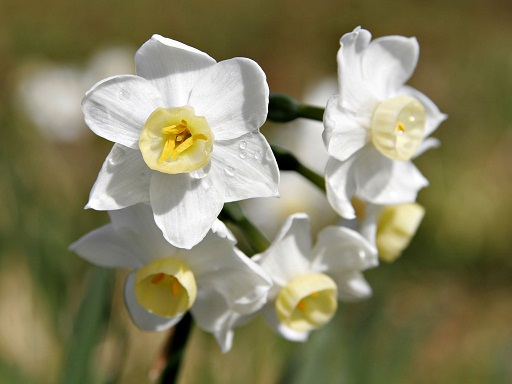
#> input picture Exercicios/imageDatabase/JonquilFlowers.jpg, 512 x 384 px
$ python ex4.1_sobel.py   (older library calls are emulated)
#> lines starting #> are read from the running program, lines starting #| are printed output that depends on the picture
import cv2
import numpy as np
import matplotlib.pyplot as plt

fileDir = 'imageDatabase/'
fileName = 'JonquilFlowers.jpg'
# fileName = 'cameraman.jpg'

img = cv2.imread(fileDir + fileName)
#> img is the input picture: shape (384, 512, 3); mean B, G, R 95.9, 129, 133.6
imgg = cv2.cvtColor(img, cv2.COLOR_BGR2GRAY)
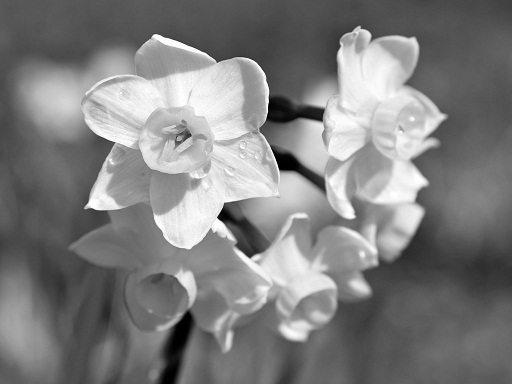
#> imgg: shape (384, 512); min 0, max 255, mean 126.6

cv2.imshow('Original Image', imgg)

# sobel
kernelx = np.array([[-1, 0, 1],
                    [-2, 0, 2],
                    [-1, 0, 1]])

kernely = np.array([[1, 2, 1],
                    [0, 0, 0],
                    [-1, -2, -1]])

img_prewittx = cv2.filter2D(imgg, cv2.CV_16S, kernelx)
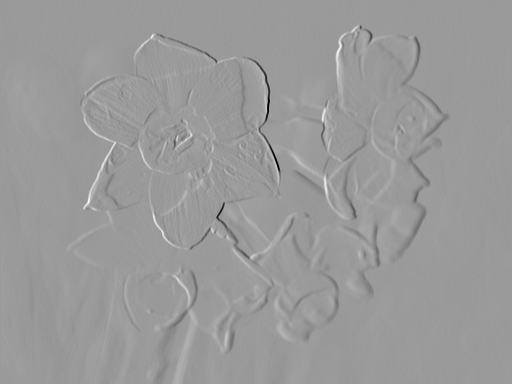
#> img_prewittx: shape (384, 512) int16; min -1018, max 662, mean -0.1; drawn with min black and max white
img_prewitty = cv2.filter2D(imgg, cv2.CV_16S, kernely)
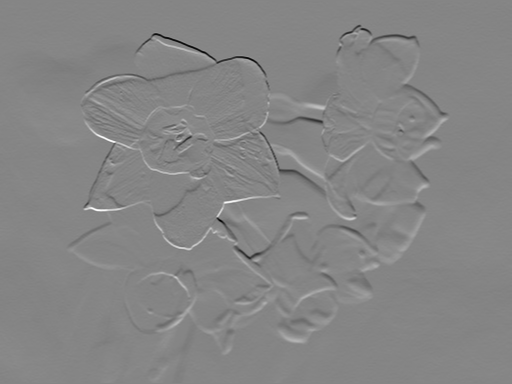
#> img_prewitty: shape (384, 512) int16; min -836, max 761, mean -0.2; drawn with min black and max white

cv2.imshow('dx Img', cv2.convertScaleAbs(img_prewittx))
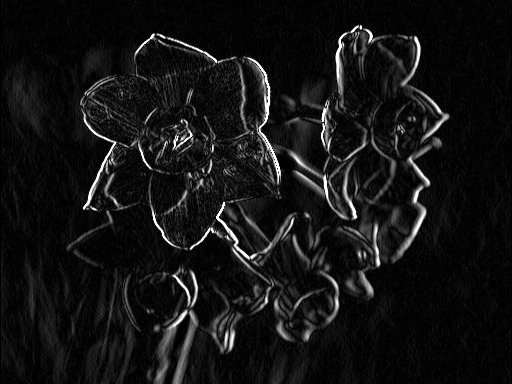
#> window 'dx Img': shape (384, 512); min 0, max 255, mean 19.6
cv2.imshow('dy Img', cv2.convertScaleAbs(img_prewitty))
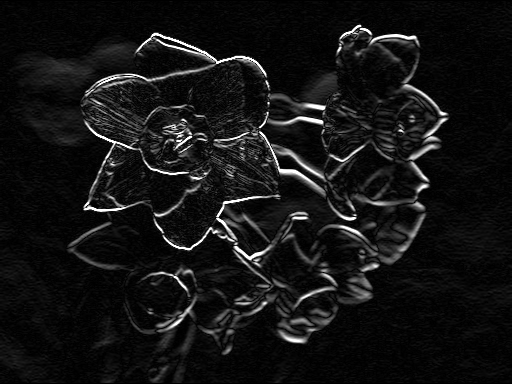
#> window 'dy Img': shape (384, 512); min 0, max 255, mean 19.9

cv2.waitKey(0)
cv2.destroyAllWindows()
